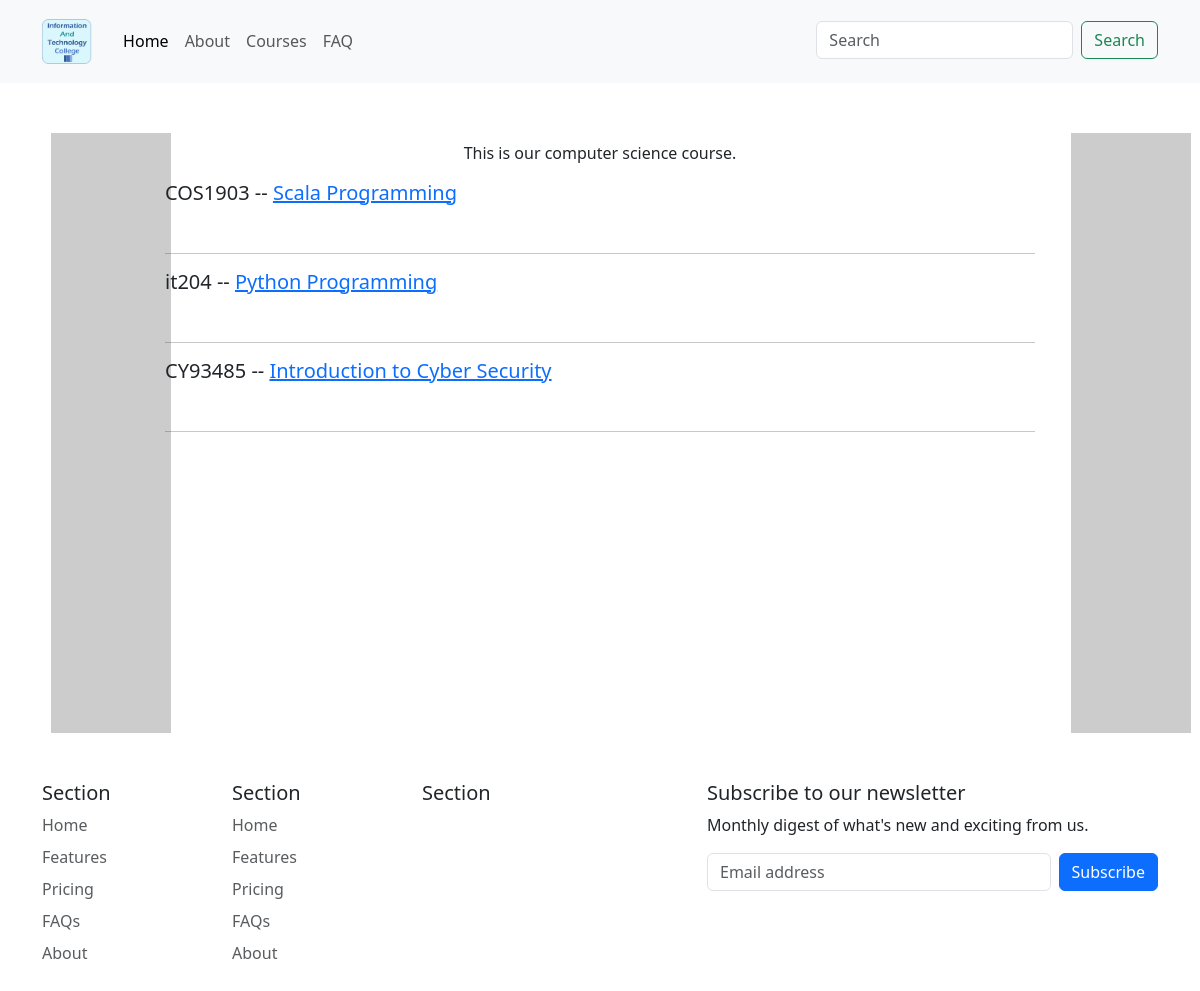
Before: /course/1/ with the older database file.
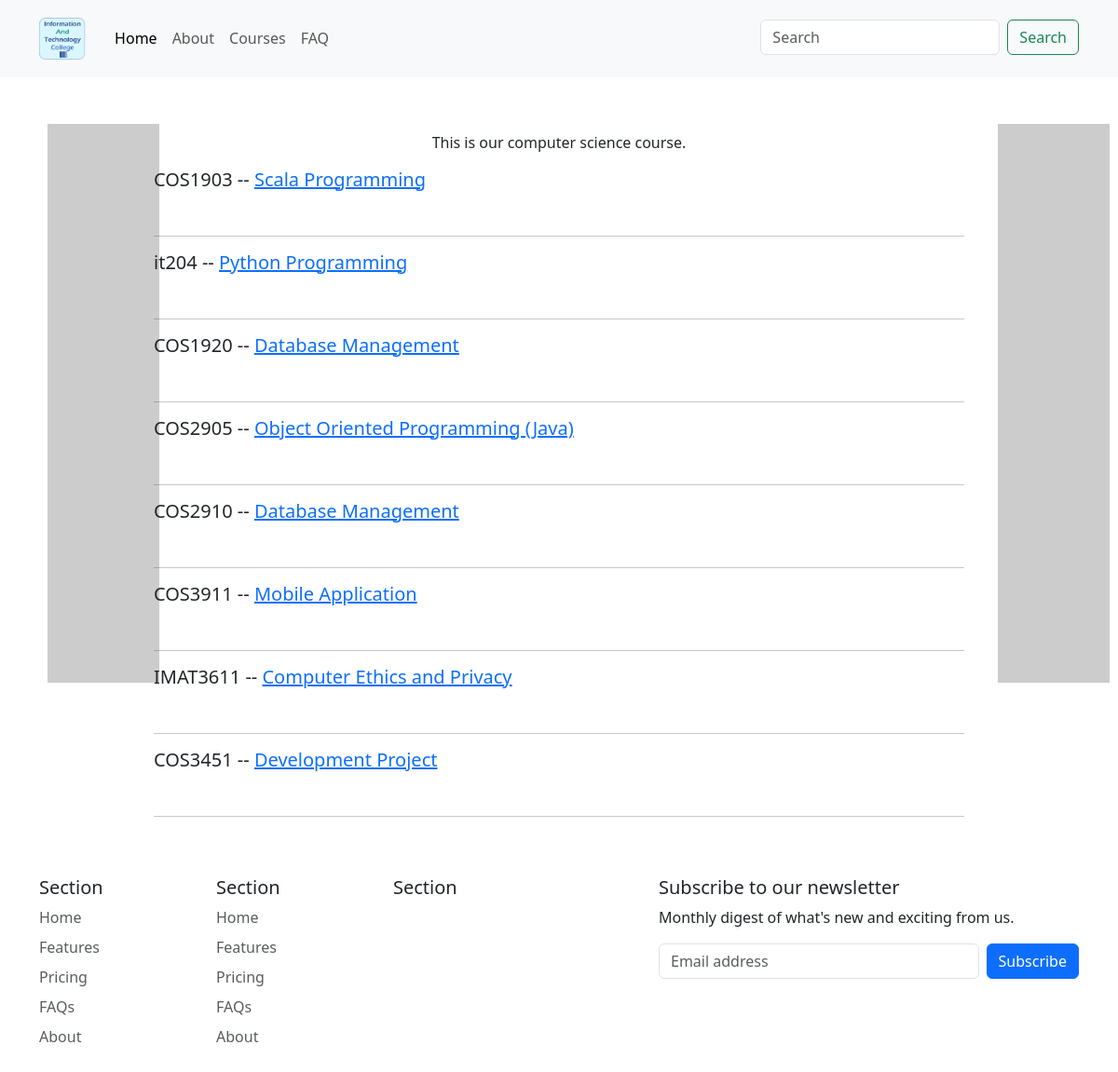
After: the same page with the newer database file.
### base/models.py (models this page shows, shortened)
class Module(models.Model):
    course = models.ForeignKey(Course, on_delete=models.CASCADE)
    code = models.CharField(max_length=200, unique=True)
    title = models.CharField(max_length=200)
    description = models.TextField(null=True, blank=True)
    staff_img = models.ImageField(
        upload_to="static/staff", height_field=None, width_field=None, max_length=100)
    staff_name = models.CharField(max_length=200)

### base/views.py (the view)
# urls.py: path('course/<str:pk>/', views.course, name="course"),
def course(request, pk):
    course = Course.objects.get(id=pk)
    modules = course.module_set.all()
    context = {
        'course': course,
        'modules': modules,
    }
    return render(request, 'base/course.html', context)

### base/templates/base/course.html (shortened to what this page needs)
{% extends 'main.html' %}
{% load static %}
{% block app_content %}
<div class="container course-page">
    <div class="row">
        <div class="course-title">
            <div class="container">
                <div class="row align-items-center">
                    <div class="col-12 text-center">
                        <p>{{course.description}}</p>
                    </div>
                </div>
            </div>
        </div>
        <div class="col-12">
            {% for module in modules %}
            <h5>{{module.code}} -- <a href="{% url 'module' module.id %}">{{module.title}}</a></h5><br>
            <hr>
            {% endfor %}
        </div>
    </div>
</div>
{% endblock %}

Changed rows visible on the page:
changed Module: code "CY93485" → "COS1920"; title "Introduction to Cyber Security" → "Database Management"
added Module: code "COS2905", title "Object Oriented Programming (Java)"
added Module: code "COS2910", title "Database Management"
added Module: code "COS3911", title "Mobile Application"
added Module: code "IMAT3611", title "Computer Ethics and Privacy"
added Module: code "COS3451", title "Development Project"
